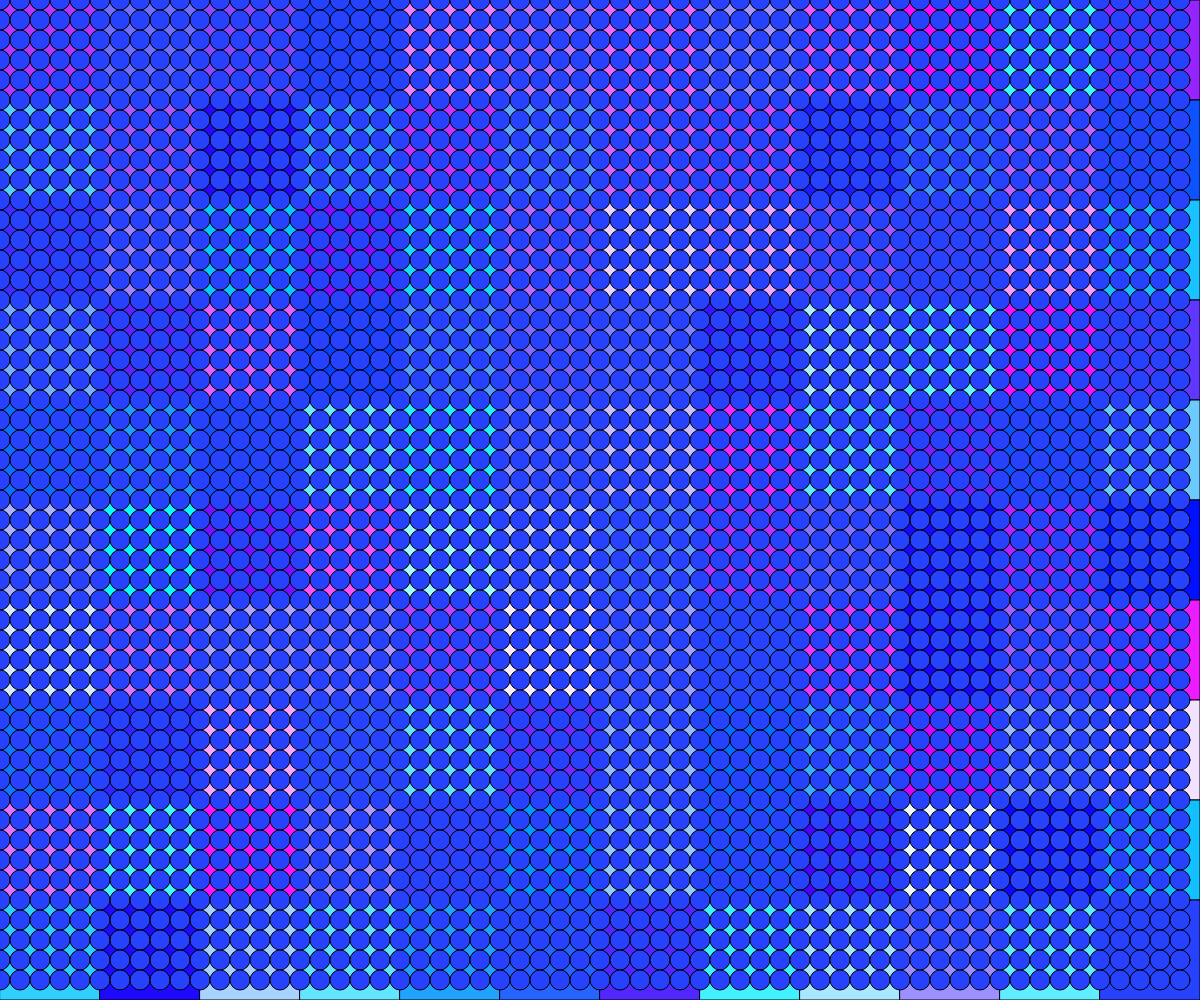
Frame 1 (no input)
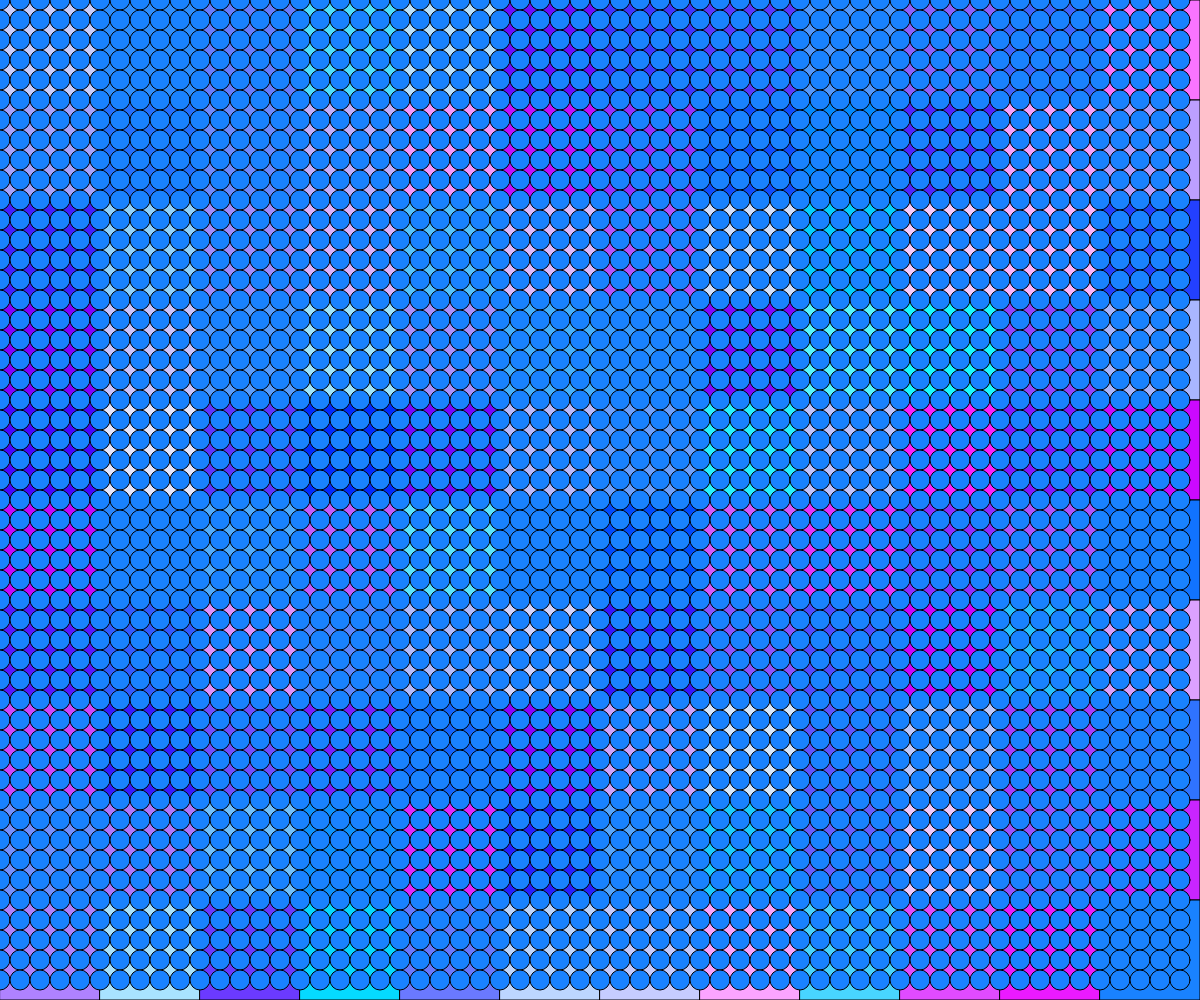
Frame 60 (no input)
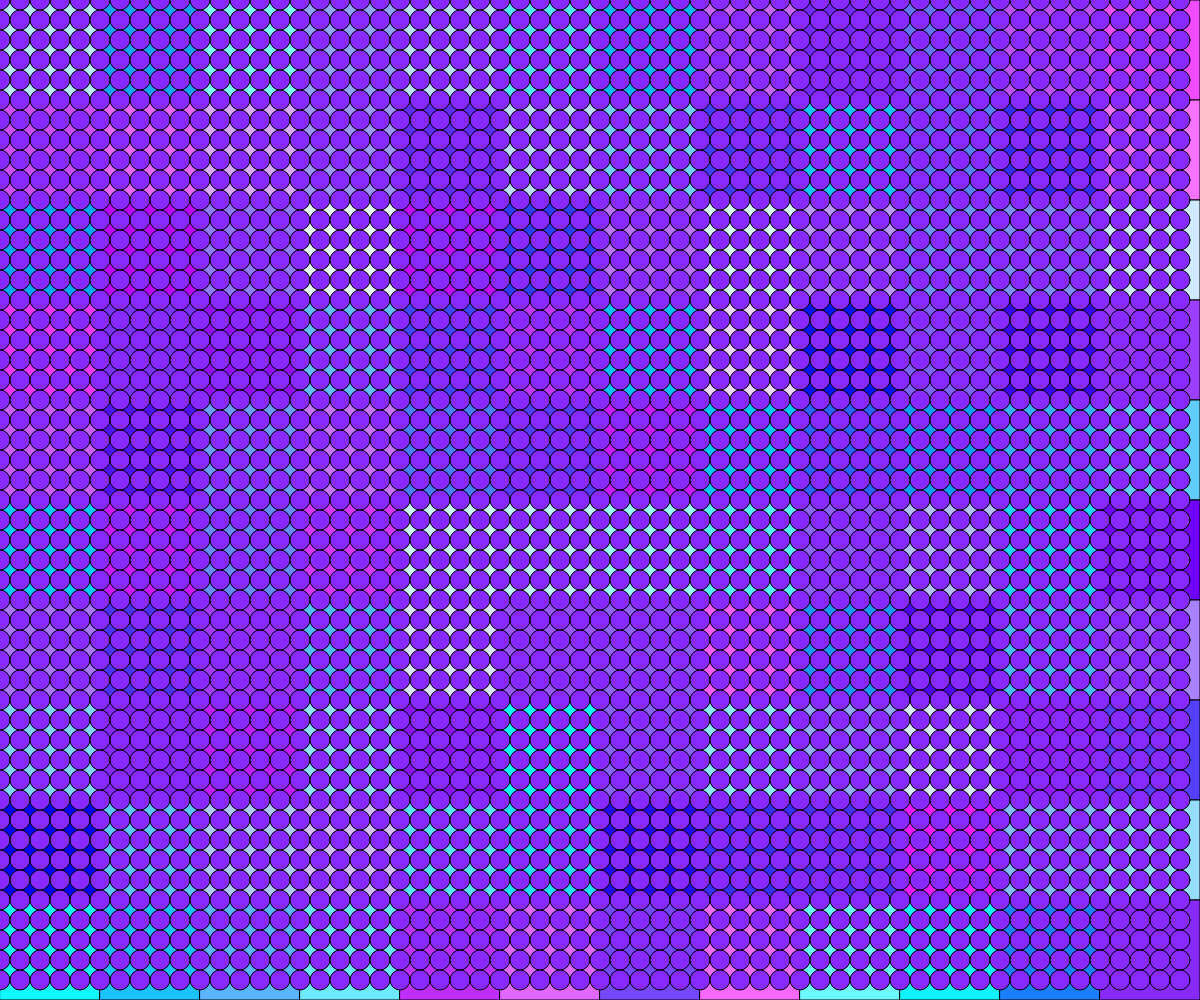
Frame 120 (the mouse pressed at the canvas centre since frame 60)

The p5.js sketch that drew these frames (run headless with seeded random() and noise() and a simulated clock; from frame 60 on, the mouse is pressed at the canvas centre):

// p5.js sketch
// ── sketch.js

function setup() {
  // put setup code here
createCanvas(windowWidth,windowHeight);
background(0,0,255);


}

function draw() {
  //Put draw code here
for(let i=0; i<width; i=i+100){
  for(let j=0; j<height; j=j+100){
let rcol= random(0,255);
let gcol= random(0,255);
let bcol= random(0,255);
fill(rcol,gcol,255)
    rect(i,j,100);


  }

}

for(let i=0; i<width; i=i+20){
  for(let j=0; j<height; j=j+20){
    circle(i,j,20);
  }
}

}
